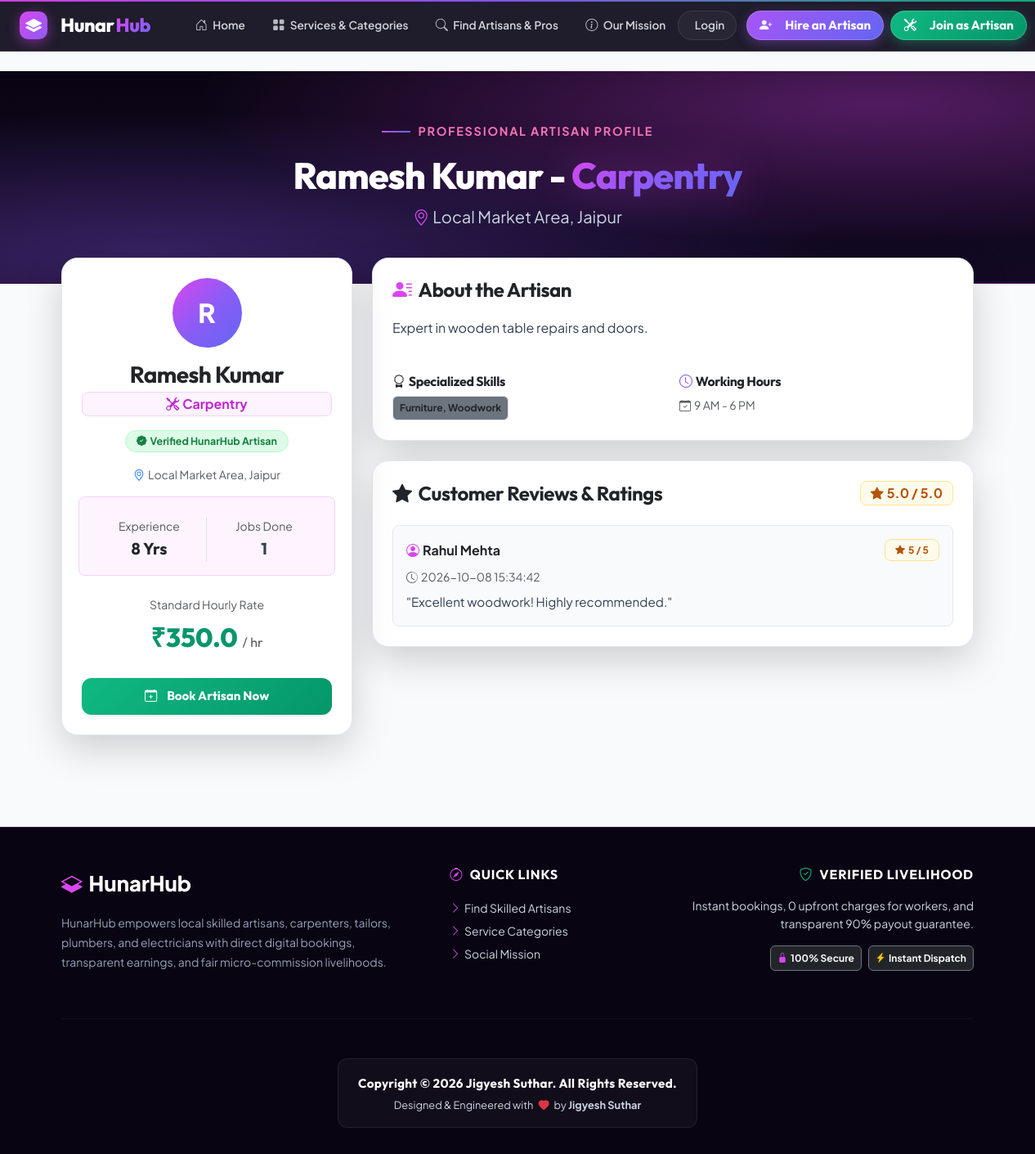
Page /worker/67 on the committed database.
### tables this page shows
CREATE TABLE users (
        id INTEGER PRIMARY KEY AUTOINCREMENT,
        name TEXT NOT NULL,
        email TEXT UNIQUE NOT NULL,
        phone TEXT NOT NULL,
        password_hash TEXT NOT NULL,
        role TEXT NOT NULL CHECK(role IN ('customer', 'worker', 'admin')),
        city TEXT,
        area TEXT,
        address TEXT,
        created_at DATETIME DEFAULT CURRENT_TIMESTAMP
    );

CREATE TABLE workers (
        id INTEGER PRIMARY KEY AUTOINCREMENT,
        user_id INTEGER UNIQUE NOT NULL,
        primary_skill TEXT NOT NULL,
        additional_skills TEXT,
        experience_years INTEGER DEFAULT 0,
        about TEXT,
        price_per_hour REAL DEFAULT 0.0,
        working_hours TEXT,
        verification_status TEXT DEFAULT 'Pending' CHECK(verification_status IN ('Pending', 'Verified', 'Rejected')),
        rating REAL DEFAULT 0.0,
        completed_jobs INTEGER DEFAULT 0,
        FOREIGN KEY (user_id) REFERENCES users (id) ON DELETE CASCADE
    );

CREATE TABLE reviews (
        id INTEGER PRIMARY KEY AUTOINCREMENT,
        booking_id INTEGER UNIQUE NOT NULL,
        customer_id INTEGER NOT NULL,
        worker_id INTEGER NOT NULL,
        rating INTEGER CHECK(rating >= 1 AND rating <= 5),
        comment TEXT,
        created_at DATETIME DEFAULT CURRENT_TIMESTAMP,
        FOREIGN KEY (booking_id) REFERENCES bookings (id),
        FOREIGN KEY (customer_id) REFERENCES users (id),
        FOREIGN KEY (worker_id) REFERENCES workers (id)
    );

### app.py (the view)
@app.route('/worker/<int:worker_id>')
def worker_profile(worker_id):
    db = get_db()
    worker = db.execute('''
        SELECT w.*, u.name, u.email, u.phone, u.city, u.area, u.address
        FROM workers w
        JOIN users u ON w.user_id = u.id
        WHERE w.id = ?
    ''', (worker_id,)).fetchone()
    if not worker:
        flash('Worker not found.', 'danger')
        return redirect(url_for('workers'))
    reviews = db.execute('''
        SELECT r.*, u.name as customer_name
        FROM reviews r
        JOIN users u ON r.customer_id = u.id
        WHERE r.worker_id = ?
        ORDER BY r.created_at DESC
    ''', (worker_id,)).fetchall()
    return render_template('worker_profile.html', worker=worker, reviews=reviews)

### app.py (called while the page is built, shortened)
def get_db():
    if 'db' not in g:
        g.db = sqlite3.connect(DATABASE)
        g.db.row_factory = sqlite3.Row
    return g.db

@app.before_request
def load_logged_in_user():
    user_id = session.get('user_id')
    if user_id is None:
        g.user = None
        g.notifications = []

### templates/worker_profile.html
{% extends 'base.html' %}
{% block content %}
<div class="page-header text-center">
  <div class="container">
    <div class="hero-eyebrow animate-fade-in" style="justify-content: center;">
      Professional Artisan Profile
    </div>
    <h1 class="hero-title animate-fade-in mb-2" style="font-size: 2.8rem;">
      {{ worker.name }} - <span>{{ worker.primary_skill }}</span>
    </h1>
    <p class="hero-subtitle animate-fade-in mb-0" style="max-width: 600px;">
      <i class="bi bi-geo-alt me-1" style="color: #d946ef;"></i>{{ worker.area }}, {{ worker.city }}
    </p>
  </div>
</div>
<div class="container overlap-container">
  <div class="row g-4">
    <div class="col-lg-4">
      <div class="card p-4 text-center sticky-top shadow-lg" style="top: 90px;">
        <div class="mx-auto rounded-circle d-flex align-items-center justify-content-center mb-3" style="width: 85px; height: 85px; background: var(--gradient-magenta); color: #fff; font-weight: 800; font-size: 2rem;">
          {{ worker.name[0] }}
        </div>
        <h3 class="fw-bold mb-1 text-dark">{{ worker.name }}</h3>
        <p class="badge badge-skill fs-6 mb-3"><i class="bi bi-tools me-1"></i>{{ worker.primary_skill }}</p>
        {% if worker.verification_status == 'Verified' %}
          <div class="mb-3"><span class="badge badge-verified"><i class="bi bi-patch-check-fill me-1"></i>Verified HunarHub Artisan</span></div>
        {% endif %}
        <p class="text-muted small mb-4"><i class="bi bi-geo-alt me-1 text-primary"></i>{{ worker.area }}, {{ worker.city }}</p>
        <div class="row g-2 p-3 rounded-3 mb-4" style="background: #fdf4ff; border: 1px solid #f5d0fe;">
          <div class="col-6 border-end">
            <p class="mb-0 text-muted small">Experience</p>
            <strong class="fs-5 text-dark" style="font-family: 'Outfit';">{{ worker.experience_years }} Yrs</strong>
          </div>
          <div class="col-6">
            <p class="mb-0 text-muted small">Jobs Done</p>
            <strong class="fs-5 text-emerald" style="font-family: 'Outfit';">{{ worker.completed_jobs }}</strong>
          </div>
        </div>
        <div class="mb-4">
          <small class="text-muted d-block mb-1">Standard Hourly Rate</small>
          <div class="price-tag fs-2">₹{{ worker.price_per_hour }} <small class="text-muted fs-6" style="font-weight:400;">/ hr</small></div>
        </div>
        <a href="{{ url_for('book_worker', worker_id=worker.id) }}" class="btn btn-success btn-lg w-100 shadow-sm">
          <i class="bi bi-calendar-plus me-1"></i>Book Artisan Now
        </a>
      </div>
    </div>
    <div class="col-lg-8">
      <div class="card p-4 mb-4 shadow-lg">
        <h4 class="fw-bold mb-3 text-dark"><i class="bi bi-person-lines-fill me-2" style="color: #d946ef;"></i>About the Artisan</h4>
        <p class="text-main lh-lg" style="font-size: 1rem;">{{ worker.about }}</p>
        <div class="row g-3 mt-2">
          <div class="col-md-6">
            <h6 class="fw-bold text-dark mb-2"><i class="bi bi-award me-1 text-amber"></i>Specialized Skills</h6>
            <div class="d-flex flex-wrap gap-2">
              <span class="badge bg-secondary border text-dark p-2">{{ worker.additional_skills or worker.primary_skill }}</span>
            </div>
          </div>
          <div class="col-md-6">
            <h6 class="fw-bold text-dark mb-2"><i class="bi bi-clock me-1" style="color: #8b5cf6;"></i>Working Hours</h6>
            <p class="text-muted mb-0 small"><i class="bi bi-calendar-check me-1"></i>{{ worker.working_hours or '9:00 AM - 7:00 PM (Mon-Sat)' }}</p>
          </div>
        </div>
      </div>
      <div class="card p-4 shadow-lg">
        <div class="d-flex justify-content-between align-items-center mb-4">
          <h4 class="fw-bold mb-0 text-dark"><i class="bi bi-star-fill text-amber me-2"></i>Customer Reviews & Ratings</h4>
          <span class="badge bg-warning fs-6"><i class="bi bi-star-fill me-1"></i>{{ worker.rating }} / 5.0</span>
        </div>
        {% if reviews %}
          <div class="d-flex flex-column gap-3">
            {% for review in reviews %}
              <div class="p-3 rounded-3" style="background: #f8fafc; border: 1px solid #e2e8f0;">
                <div class="d-flex justify-content-between align-items-center mb-2">
                  <strong class="text-dark"><i class="bi bi-person-circle me-1" style="color: #d946ef;"></i>{{ review.customer_name }}</strong>
                  <span class="badge bg-warning"><i class="bi bi-star-fill me-1"></i>{{ review.rating }} / 5</span>
                </div>
                <p class="text-muted small mb-2"><i class="bi bi-clock-history me-1"></i>{{ review.created_at }}</p>
                <p class="mb-0 text-main" style="font-size: 0.95rem;">"{{ review.comment }}"</p>
              </div>
            {% endfor %}
          </div>
        {% else %}
          <div class="text-center py-4 text-muted">
            <i class="bi bi-chat-square-heart display-4 mb-2 d-block opacity-50"></i>
            No reviews posted yet for this artisan. Be the first to book!
          </div>
        {% endif %}
      </div>
    </div>
  </div>
</div>
{% endblock %}

### static/css/style.css (style rules this page uses)
:root { --hero-bg: #090412; --hero-bg-alt: #130924; --bg-main: #f8fafc; --bg-card: #ffffff; --border-light: #e2e8f0; --border-hover: rgba(217, 70, 239, 0.4); --magenta: #d946ef; --magenta-dark: #c026d3; --purple: #8b5cf6; --indigo: #6366f1; --emerald: #10b981; --amber: #f59e0b; --text-dark: #0f172a; --text-main: #334155; --text-muted: #64748b; --gradient-magenta: linear-gradient(135deg, #d946ef 0%, #8b5cf6 50%, #6366f1 100%); --gradient-dark-hero: radial-gradient(at 85% 15%, rgba(217, 70, 239, 0.35) 0px, transparent 55%), radial-gradient(at 15% 85%, rgba(139, 92, 246, 0.3) 0px, transparent 55%), linear-gradient(180deg, #090412 0%, #130924 100%); }
* { box-sizing: border-box; }
html { scroll-behavior: smooth; }
body { min-height: 100vh; margin: 0; background-color: var(--bg-main); color: var(--text-main); font-family: 'Plus Jakarta Sans', sans-serif; line-height: 1.6; }
h1, h2, h3, h4, h5, h6, .navbar-brand { font-family: 'Outfit', sans-serif; letter-spacing: -0.02em; font-weight: 700; }
a { color: var(--magenta); text-decoration: none; transition: all 0.25s ease; }
.animate-fade-in { animation: fadeInUp 0.6s cubic-bezier(0.16, 1, 0.3, 1) forwards; }
.hero-eyebrow { display: inline-flex; align-items: center; gap: 0.6rem; color: #f472b6; font-weight: 700; font-size: 0.9rem; text-transform: uppercase; letter-spacing: 0.12em; margin-bottom: 1rem; }
.hero-eyebrow::before { content: ''; display: inline-block; width: 35px; height: 2px; background: var(--gradient-magenta); }
.hero-title { font-size: 3.6rem; font-weight: 800; line-height: 1.15; color: #ffffff; margin-bottom: 1.4rem; }
.hero-title span { background: var(--gradient-magenta); -webkit-background-clip: text; -webkit-text-fill-color: transparent; filter: drop-shadow(0 0 25px rgba(217, 70, 239, 0.4)); }
.hero-subtitle { font-size: 1.25rem; color: #cbd5e1; max-width: 750px; margin: 0 auto 2.5rem; line-height: 1.7; }
.page-header { background: var(--gradient-dark-hero); padding: 3.5rem 0 4rem; color: #ffffff; border-bottom: 1px solid rgba(217, 70, 239, 0.2); margin-bottom: 0; }
.page-header h1 { color: #ffffff; font-size: 2.6rem; }
.page-header p { color: #cbd5e1; }
.overlap-container { margin-top: -3.5rem; position: relative; z-index: 10; }
.card { background: var(--bg-card) !important; border: 1px solid var(--border-light) !important; border-radius: 20px !important; color: var(--text-main); box-shadow: 0 10px 30px rgba(9, 4, 18, 0.08); transition: all 0.35s cubic-bezier(0.16, 1, 0.3, 1) !important; overflow: hidden; }
.btn { font-family: 'Outfit', sans-serif; font-weight: 700; padding: 0.7rem 1.6rem; border-radius: 12px; transition: all 0.3s cubic-bezier(0.16, 1, 0.3, 1); display: inline-flex; align-items: center; justify-content: center; gap: 0.5rem; font-size: 0.95rem; }
.btn-success { background: linear-gradient(135deg, #10b981 0%, #059669 100%) !important; border: none !important; color: #ffffff !important; box-shadow: 0 4px 15px rgba(16, 185, 129, 0.3); }
.badge-verified { background: #dcfce7; color: #15803d; border: 1px solid #bbf7d0; padding: 0.38rem 0.8rem; border-radius: 20px; font-weight: 700; font-size: 0.78rem; }
.badge-skill { background: #fdf4ff; color: #c026d3; border: 1px solid #f5d0fe; padding: 0.38rem 0.8rem; border-radius: 8px; font-weight: 700; }
.badge.bg-warning { background: #fffbeb !important; color: #b45309 !important; border: 1px solid #fde68a; padding: 0.38rem 0.75rem; border-radius: 8px; font-weight: 700; }
.price-tag { font-family: 'Outfit', sans-serif; font-size: 1.4rem; font-weight: 800; color: #059669; }

### rows in the picture
users: name "Ramesh Kumar", area "Local Market Area", city "Jaipur", name "R"
workers: primary_skill "Carpentry", experience_years "8", completed_jobs "1", price_per_hour "350.0", about "Expert in wooden table repairs and doors.", additional_skills "Furniture, Woodwork", working_hours "9 AM - 6 PM", rating "5.0"
reviews: customer_name "Rahul Mehta", rating "5", created_at "2026-10-08 15:34:42", comment "Excellent woodwork! Highly recommended."
